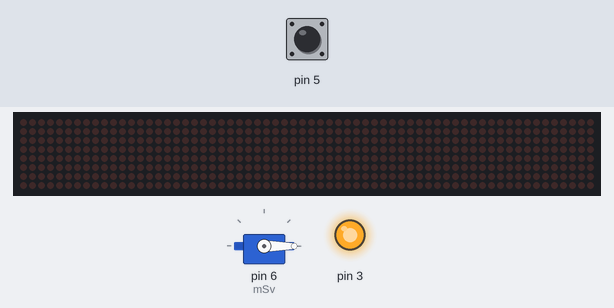
Simulated run of this sketch. Board: Arduino Uno, built with avr-gcc and run on an emulated ATmega328P. Shown: servo, 64×8 LED matrix, output pins drawn as LEDs (lit = HIGH). The inputs (shaded band) are chosen by the test bench; at power-on: pin 5 HIGH. What the sketch prints to the serial monitor is not drawn.

Above: at 1.2 s.
1.3 s: pin 5 pulled LOW for 0.15 s
At 2.3 s:
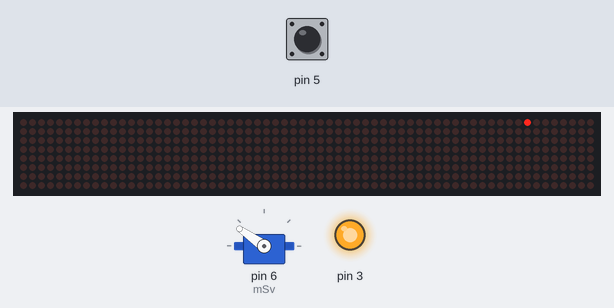
2.9 s: pin 5 pulled LOW for 1 s
At 3.6 s:
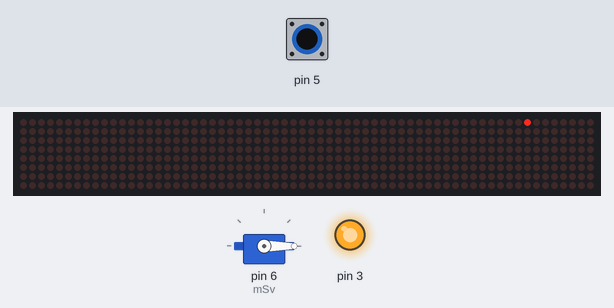
5.4 s: pin 5 pulled LOW for 0.15 s
At 5.7 s:
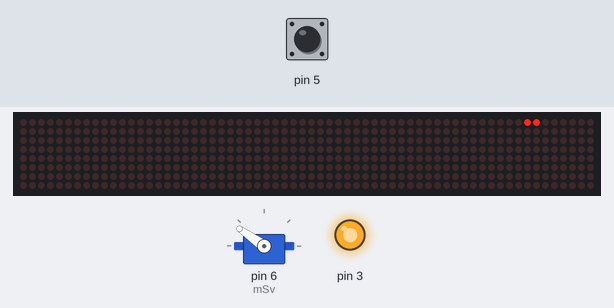
7.0 s: pin 5 pulled LOW for 3.2 s
At 8.2 s:
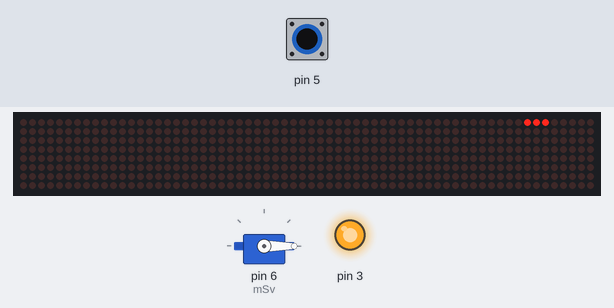
11.7 s: pin 5 pulled LOW for 0.15 s
At 12.1 s:
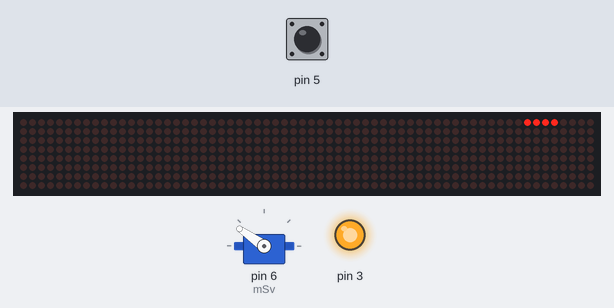
13.3 s: pin 5 pulled LOW for 1 s
At 14.6 s:
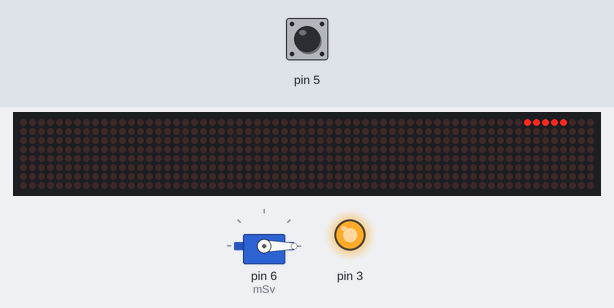
Timing chart, 0 to 16.3 s (numbered marks = the images above; inputs shaded):
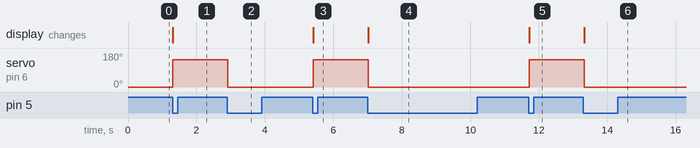

Measured:
- after the input at 1.3 s, servo on pin 6 (mSv): 0° → 145° at once; the display: changes at once (image 1)
- after the input at 2.9 s, servo on pin 6 (mSv): 145° → 0° at once
- after the input at 5.4 s, servo on pin 6 (mSv): 0° → 145° at once; the display: changes at once (image 3)
- after the input at 7.0 s, servo on pin 6 (mSv): 145° → 0° at once; the display: changes at once (image 4)
- after the input at 11.7 s, servo on pin 6 (mSv): 0° → 145° at once; the display: changes at once (image 5)
- after the input at 13.3 s, servo on pin 6 (mSv): 145° → 0° at once; the display: changes at once (image 6)

The sketch:

prototypeCode.ino
```cpp
#include <Servo.h>
#include <LedControl.h>

int lever;
int preLever=1;
int preSv=145;
Servo mSv;

int DIN = 10;
int CS =  9;
int CLK = 8;
LedControl lc=LedControl(DIN,CLK,CS,0);

int num=-1;
int row=0;
int column=0;
byte go[8] ={0x80, 0xc0, 0xe0, 0xf0, 0xf8, 0xfc, 0xfe, 0xff};

void setup() {
  pinMode(3, OUTPUT);
  digitalWrite(3, 1);

  pinMode(5,INPUT);
  mSv.attach(6);
  mSv.write(0);
  Serial.begin(9600);

  lc.shutdown(0,false);
  lc.setIntensity(0,5);
  lc.clearDisplay(0);

  digitalWrite(5, 1);

}

void loop() {

  lever=digitalRead(5);
  Serial.print(lever);
  if(preLever==1 && lever==0){
    lc.setRow(0,row,go[column]);
    if(mSv.read()==0){
        mSv.write(145);
        num++;
        row=num/8;
        column=(num%8);
      }
     else if(mSv.read()==145){
        mSv.write(0);
        num++;
        row=num/8;
        column=(num%8);
      }
     preSv=mSv.read();
    }
  preLever=lever;
  delay(50);
}
```
